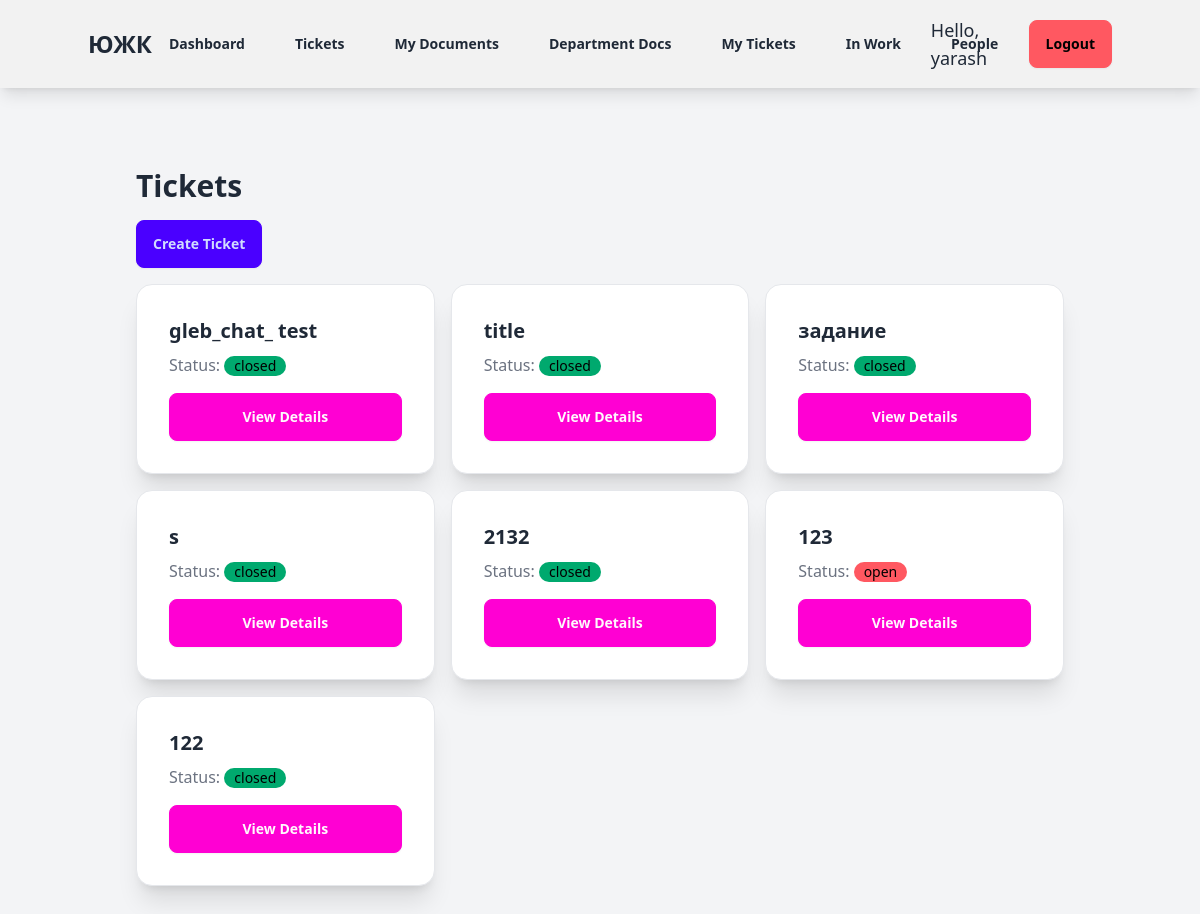
The page /tickets/ (signed in) on the database as committed earlier.
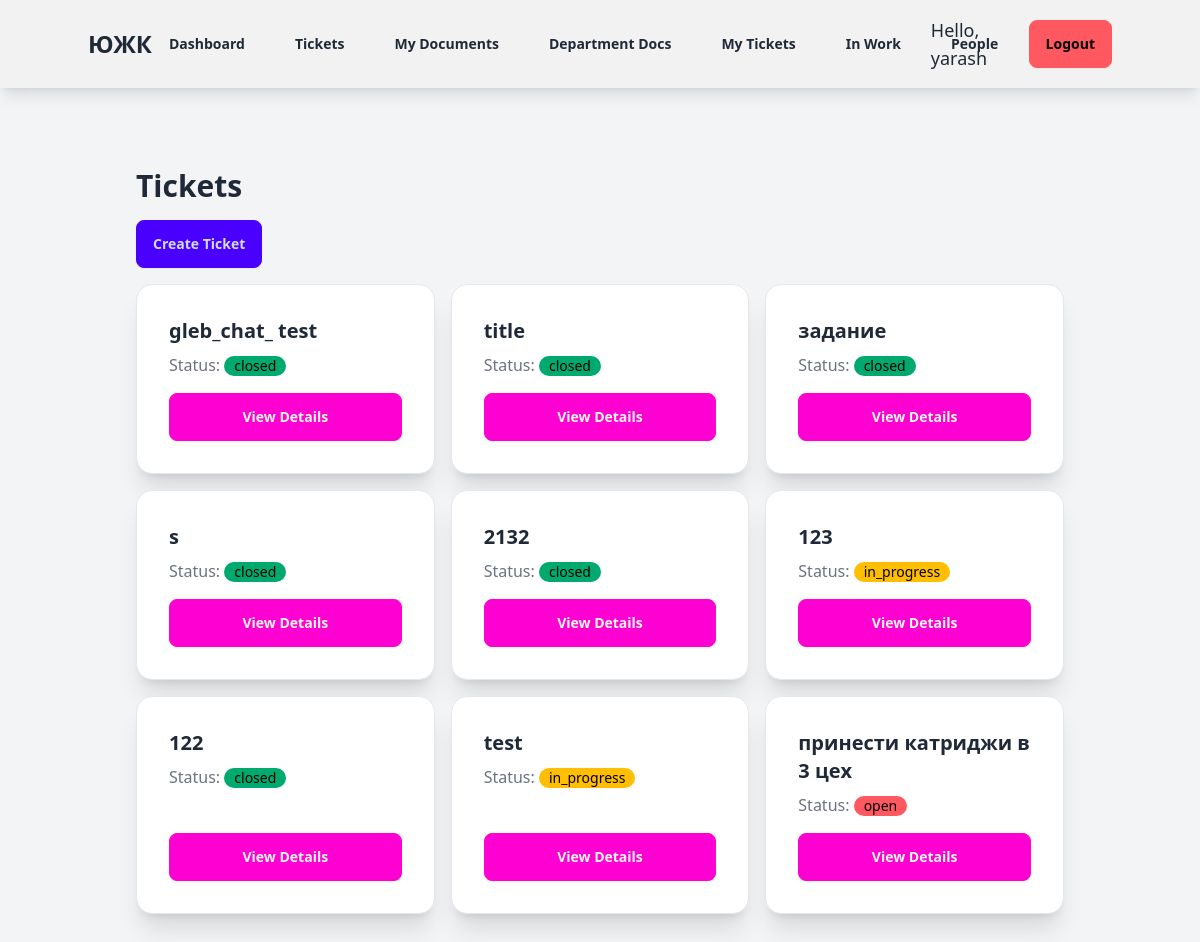
The same page on the database as committed later.
### account/models.py (models this page shows)
class CustomUser(AbstractUser):
    department = models.ForeignKey(Department, on_delete=models.SET_NULL, null=True, blank=True)
    position = models.ForeignKey(Position, on_delete=models.SET_NULL, null=True, blank=True, related_name="users")

### tickets/models.py (models this page shows, shortened)
class Ticket(models.Model):
    STATUS_CHOICES = [
        ('open', 'Open'),
        ('in_progress', 'In Progress'),
        ('closed', 'Closed'),
    ]
    title = models.CharField(max_length=200)
    description = models.TextField()
    status = models.CharField(max_length=20, choices=STATUS_CHOICES, default='open')
    created_by = models.ForeignKey(CustomUser, on_delete=models.CASCADE, related_name='tickets_created')
    accepted_by = models.ForeignKey(CustomUser, on_delete=models.CASCADE, related_name='tickets_accepted', null=True, blank=True)
    department = models.ForeignKey(Department, on_delete=models.CASCADE, related_name='tickets', null=True, blank=True)
    position = models.ForeignKey(Position, on_delete=models.CASCADE, related_name='tickets', null=True, blank=True)
    screenshot = models.ImageField(upload_to='tickets/static/ticket_image/', null=True, blank=True)
    due_date = models.DateField(null=True, blank=True)
    created_at = models.DateTimeField(auto_now_add=True)
    updated_at = models.DateTimeField(auto_now=True)

### tickets/views.py (the view)
# urls.py: path('', views.ticket_list, name='ticket_list'),
@login_required
def ticket_list(request):
    user = request.user  # Получаем текущего пользователя
    if user.is_authenticated:  # Проверяем, авторизован ли пользователь
        tickets = Ticket.objects.filter(
            department=user.department,
            position=user.position
        )
    else:
        tickets = Ticket.objects.none()  # Если пользователь не авторизован, не показываем тикеты
    return render(request, 'tickets/ticket_list.html', {'tickets': tickets})

### templates/tickets/ticket_list.html
{% extends "blog/base.html" %}
{% block content1 %}
<div class="container mx-auto p-6">
    <h2 class="text-3xl font-bold mb-4">Tickets</h2>
    <a href="{% url 'tickets:create_ticket' %}" class="btn btn-primary mb-4">Create Ticket</a>
    <div class="grid grid-cols-1 md:grid-cols-2 lg:grid-cols-3 gap-4">
        {% for ticket in tickets %}
        <div class="card bg-base-100 shadow-xl border border-gray-200">
            <div class="card-body">
                <h3 class="card-title text-xl font-semibold">{{ ticket.title }}</h3>
                <p class="text-gray-500">Status:
                    <span class="badge
                        {% if ticket.status == 'open' %}badge-error
                        {% elif ticket.status == 'in_progress' %}badge-warning
                        {% else %}badge-success
                        {% endif %}">
                        {{ ticket.status }}</span>
                </p>
                <a href="{% url 'tickets:ticket_detail' ticket.id %}" class="btn btn-secondary mt-2">View Details</a>
            </div>
        </div>
        {% endfor %}
    </div>
</div>
{% endblock %}

### templates/blog/base.html (shortened to what this page needs)
{% load static %}
{% load tailwind_tags %}
<!DOCTYPE html>
<html lang="ru">
<head>
    {% tailwind_css %}
</head>
<body class="bg-gray-100">
    <nav class="navbar bg-base-200 shadow-lg p-4">
        <div class="container mx-auto flex justify-between items-center">
            <a href="http://127.0.0.1:8000/TD/" class="text-2xl font-bold">ЮЖК</a>
            {% if request.user.is_authenticated %}
            <div class="hidden md:flex space-x-4">
                <a href="{% url 'account:dashboard' %}" class="btn btn-ghost">Dashboard</a>
                <a href="{% url 'tickets:ticket_list' %}" class="btn btn-ghost">Tickets</a>
                <a href="{% url 'TD:user_documents_and_folders' %}" class="btn btn-ghost">My Documents</a>
                <a href="{% url 'TD:documents_by_department' %}" class="btn btn-ghost">Department Docs</a>
                <a href="{% url 'tickets:ticket_list_created_by' %}" class="btn btn-ghost">My Tickets</a>
                <a href="{% url 'tickets:ticket_list_accepted_by' %}" class="btn btn-ghost">In Work</a>
                <a href="#" class="btn btn-ghost">People</a>
            </div>
            <div class="flex items-center space-x-2">
                <span class="text-lg">Hello, {{ request.user.first_name|default:request.user.username }}</span>
                <form action="{% url 'account:logout' %}" method="post">
                    <button type="submit" class="btn btn-error">Logout</button>
                </form>
            </div>
            {% else %}
            <a href="{% url 'account:login' %}" class="btn btn-primary">Log-in</a>
            {% endif %}
        </div>
    </nav>
    <div class="container mx-auto p-4">
    </div>
     <div class="container mx-auto p-6">
        {% block content1 %}
         {% endblock %}
    </div>
</body>
</html>

Rows that differ between the two databases and show on the page:
changed Ticket (number 6 of 9 on the later page): status "open" → "in_progress"
added Ticket: title "test", status "in_progress"
added Ticket: title "принести катриджи в 3 цех", status "open"
